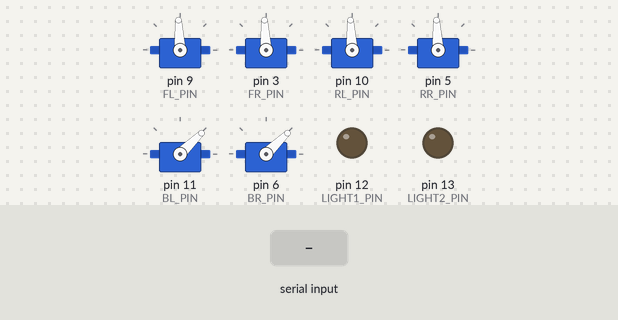
A sketch run on a simulated Arduino Uno, built with avr-gcc and run on an emulated ATmega328P. On the bench: 6 × servo, output pins drawn as LEDs (lit = HIGH). The inputs (shaded band) are chosen by the test bench.

Above: at 3.2 s.
3.3 s: "True,1\n" received over Serial
At 4.1 s:
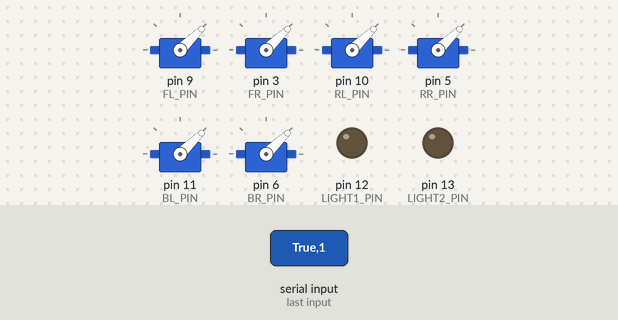
4.8 s: "True,150\n" received over Serial
At 5.3 s:
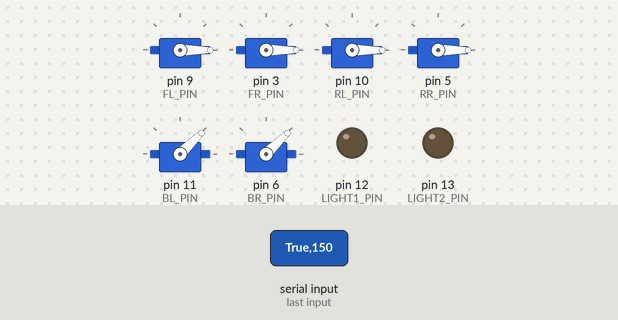
6.3 s: "90,45,200\n" received over Serial
At 7.5 s:
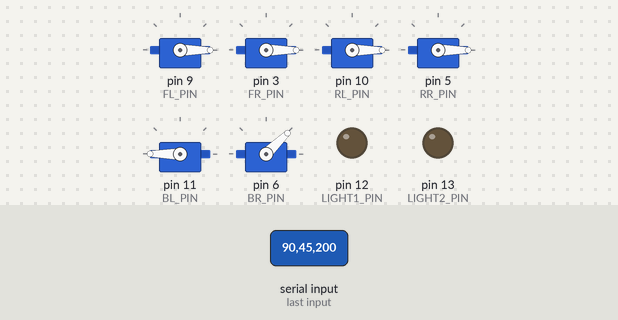
7.8 s: "1,90\n" received over Serial
At 8.6 s:
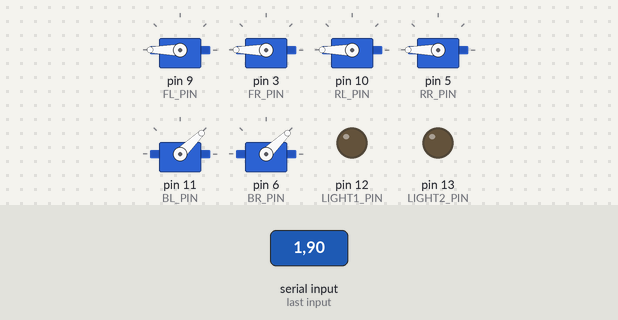
9.3 s: "1,90,45\n" received over Serial
At 9.9 s:
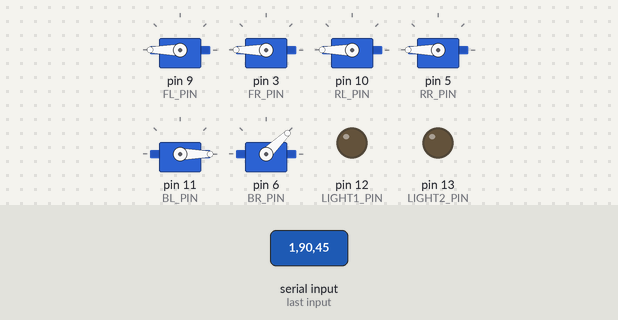
10.8 s: "True\n" received over Serial
At 12.1 s:
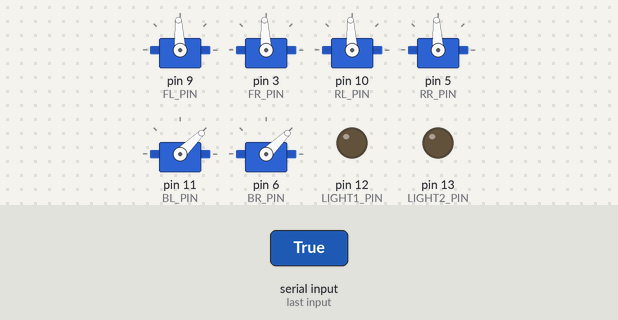
Timing chart, 0 to 13.3 s (numbered marks = the images above; inputs shaded):
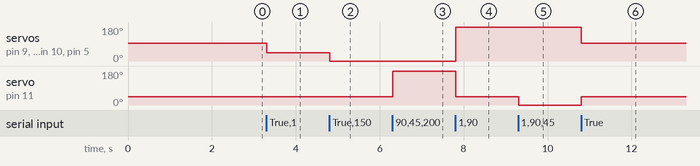

Measured:
- after the input at 3.3 s, servo on pin 9 (FL_PIN), servo on pin 3 (FR_PIN), servo on pin 10 (RL_PIN), servo on pin 5 (RR_PIN): 93° → 44° at once
- after the input at 4.8 s, servo on pin 9 (FL_PIN), servo on pin 3 (FR_PIN), servo on pin 10 (RL_PIN), servo on pin 5 (RR_PIN): 44° → 0° at once
- after the input at 6.3 s, servo on pin 11 (BL_PIN): 44° → 180° at once
- after the input at 7.8 s, servo on pin 9 (FL_PIN), servo on pin 3 (FR_PIN), servo on pin 10 (RL_PIN), servo on pin 5 (RR_PIN): 0° → 180° at once; servo on pin 11 (BL_PIN): 180° → 44° at once
- after the input at 9.3 s, servo on pin 11 (BL_PIN): 44° → 0° at once
- after the input at 10.8 s, servo on pin 9 (FL_PIN), servo on pin 3 (FR_PIN), servo on pin 10 (RL_PIN), servo on pin 5 (RR_PIN): 180° → 93° at once; servo on pin 11 (BL_PIN): 0° → 44° at once

The sketch:

controler.ino
```cpp
#include <Servo.h>

Servo FL, FR, RL, RR, BL, BR;

const int FL_PIN = 9;
const int FR_PIN = 3;
const int RL_PIN = 10;
const int RR_PIN = 5;
const int BL_PIN = 11;
const int BR_PIN = 6;

const int LIGHT1_PIN = 12;
const int LIGHT2_PIN = 13;

void setup()
{
  FL.attach(FL_PIN);
  FR.attach(FR_PIN);
  RL.attach(RL_PIN);
  RR.attach(RR_PIN);
  BL.attach(BL_PIN);
  BR.attach(BR_PIN);

  pinMode(LIGHT1_PIN, OUTPUT);
  pinMode(LIGHT2_PIN, OUTPUT);
  stopMotors();
  turnOffLights();
  delay(2000);

  Serial.begin(9600);
}

void loop()
{
  if (Serial.available() > 0)
  {
    // Read the incoming data
    String data = Serial.readStringUntil('\n');

    // Process the received data
    String strings[6];
    int index = 0;
    char *ptr = strtok((char *)data.c_str(), ",");
    while (ptr != NULL && index < 6)
    {
      strings[index] = ptr;
      ptr = strtok(NULL, ",");
      index++;
    }

    float ly = atof(strings[1].c_str());

    if ((-0.03 > ly) || (ly > 0.03))
    {
      int lysignal = mapFloat(ly, -1.00, 1.00, 2000, 1000);
      motor4_value(lysignal);
    }
    else
    {
      motors4_middle();
    }

    float ry = atof(strings[3].c_str());
    float rx = atof(strings[2].c_str());

    if ((ry < -0.05) && (!(rx < -0.05) || !(rx > 0.05)))
    {
      int rysignal = mapFloat(ry, 0.05, -1.00, 1000, 2000);
      motor2_value(rysignal);
    }
    else
    {
      motors2_off();
    }


    if (rx < -0.06)
    {
      int br = mapFloat(rx, -0.06, -1.00, 1000, 2000);
      BR.writeMicroseconds(br);
    }
    if (rx > 0.06)
    {
      int bl = mapFloat(rx, 0.06, 1.00, 1000, 2000);
      BL.writeMicroseconds(bl);
    }


    if (strings[4] == "True")
    {
      digitalWrite(LIGHT1_PIN, HIGH);
    }else{
      digitalWrite(LIGHT1_PIN, LOW);
    }

    if (strings[5] == "True")
    {
      digitalWrite(LIGHT2_PIN, HIGH);
    }else{
      digitalWrite(LIGHT2_PIN, LOW);
    }
  }
}

int mapFloat(float x, float in_min, float in_max, int out_min, int out_max)
{
  return (x - in_min) * (out_max - out_min) / (in_max - in_min) + out_min;
}

void motors4_middle()
{
  FL.writeMicroseconds(1500);
  FR.writeMicroseconds(1500);
  RL.writeMicroseconds(1500);
  RR.writeMicroseconds(1500);
}

void motors2_off()
{
  BL.writeMicroseconds(1000);
  BR.writeMicroseconds(1000);
}

void motor4_value(int x)
{
  FL.writeMicroseconds(x);
  FR.writeMicroseconds(x);
  RL.writeMicroseconds(x);
  RR.writeMicroseconds(x);
}
void motor2_value(int x)
{
  BL.writeMicroseconds(x);
  BR.writeMicroseconds(x);
}

void stopMotors()
{
  FL.writeMicroseconds(1500);
  FR.writeMicroseconds(1500);
  RL.writeMicroseconds(1500);
  RR.writeMicroseconds(1500);
  BL.writeMicroseconds(1000);
  BR.writeMicroseconds(1000);
}

void turnOffLights()
{
  digitalWrite(LIGHT1_PIN, LOW);
  digitalWrite(LIGHT2_PIN, LOW);
}
```
